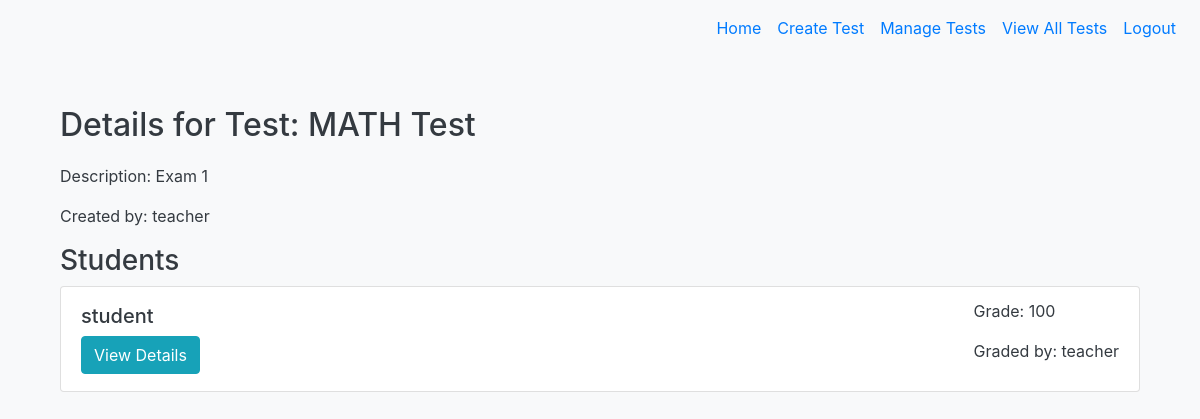
The app's page /test/4/details (signed in) with its own data.
### tables this page shows
CREATE TABLE "Test" (
    id INTEGER PRIMARY KEY AUTOINCREMENT,
    test_name TEXT NOT NULL,
    test_description TEXT,
    teacher_id INTEGER,
    FOREIGN KEY (teacher_id) REFERENCES User(id) ON DELETE CASCADE
);

CREATE TABLE User (
    id INTEGER PRIMARY KEY AUTOINCREMENT,
    username TEXT NOT NULL UNIQUE,
    password TEXT NOT NULL,
    role TEXT NOT NULL  -- 'student' or 'teacher'
);

CREATE TABLE "Grade" (
    id INTEGER PRIMARY KEY AUTOINCREMENT,
    student_id INTEGER,
    test_id INTEGER,
    grade TEXT,
    graded_by INTEGER,
    FOREIGN KEY (student_id) REFERENCES User(id) ON DELETE CASCADE,
    FOREIGN KEY (test_id) REFERENCES Test(id) ON DELETE CASCADE,
    FOREIGN KEY (graded_by) REFERENCES User(id)
);

### app.py (the view)
@app.route('/test/<int:test_id>/details')
@login_required
def view_test_details(test_id):
    test = db.execute("SELECT Test.id, Test.test_name, Test.test_description, User.username AS teacher_name FROM Test LEFT JOIN User ON Test.teacher_id = User.id WHERE Test.id = ?", test_id)[0]
    students = db.execute("SELECT DISTINCT Answer.student_id, User.username AS student_name FROM Answer LEFT JOIN User ON Answer.student_id = User.id WHERE Answer.test_id = ?", test_id)
    for student in students:
        grades = db.execute("SELECT grade, User.username AS grader_name FROM Grade LEFT JOIN User ON Grade.graded_by = User.id WHERE Grade.student_id = ? AND Grade.test_id = ?", student['student_id'], test_id)
        student['grade'] = grades[0]['grade'] if grades else 'Not graded yet'
        student['grader_name'] = grades[0]['grader_name'] if grades else 'Not graded yet'
    return render_template('view_test_details.html', test=test, students=students)

### app.py (called while the page is built)
@login_manager.user_loader
def load_user(user_id):
    user = db.execute("SELECT * FROM User WHERE id = ?", user_id)
    if user:
        return User(id=user[0]['id'], username=user[0]['username'], password=user[0]['password'], role=user[0]['role'])
    return None

### templates/view_test_details.html
{% extends "base.html" %}
{% block content %}
<div class="container mt-4">
    <h2>Details for Test: {{ test.test_name }}</h2>
    <p>Description: {{ test.test_description }}</p>
    <p>Created by: {{ test.teacher_name }}</p>
    <h3>Students</h3>
    <ul class="list-group">
        {% for student in students %}
        <li class="list-group-item">
            <div class="d-flex justify-content-between align-items-center">
                <div>
                    <h5>{{ student.student_name }}</h5>
                    <a href="{{ url_for('view_individual_details', test_id=test.id, student_id=student.student_id) }}" class="btn btn-info">
                        View Details
                    </a>
                </div>
                <div>
                    <p>Grade: {{ student.grade }}</p>
                    <p>Graded by: {{ student.grader_name }}</p>
                </div>
            </div>
        </li>
        {% endfor %}
    </ul>
</div>
{% endblock %}

### static/css/styles.css (style rules this page uses)
body { background-color: #f8f9fa; color: #343a40; }
.container { margin-top: 50px; }
h2 { margin-bottom: 20px; }

### records on screen
Test: test_name "MATH Test", test_description "Exam 1"
User: teacher_name "teacher"
Grade: student_name "student", grade "100", grader_name "teacher"
